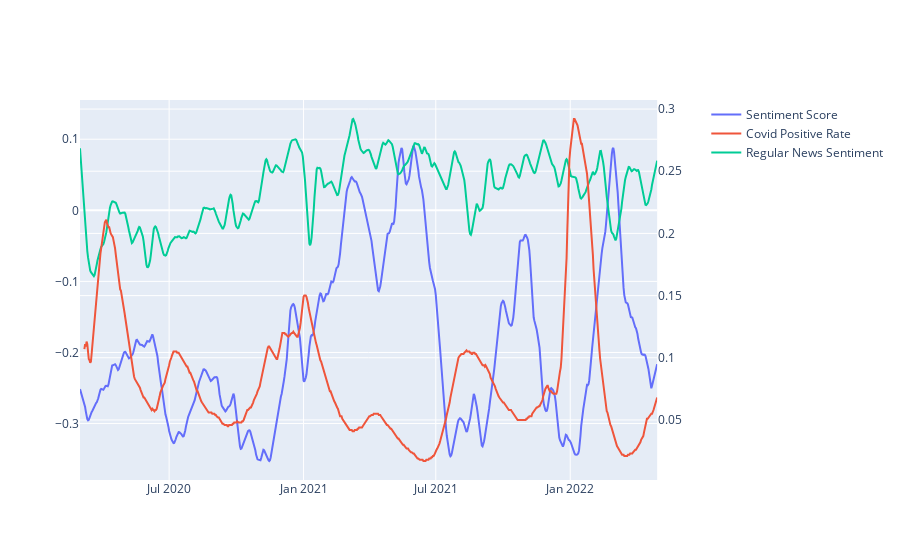

Notebook code cell kept with this figure:
### Code cell
fig = make_subplots(specs=[[{"secondary_y": True}]])

fig.add_trace(
    go.Scatter(x=df['date'], y=df['smoothed_prediction'], name="Sentiment Score"),
    secondary_y=False,
)

fig.add_trace(
    go.Scatter(x=df['date'], y=df['positive_rate'], name="Covid Positive Rate"),
    secondary_y=True, 
)

fig.add_trace(
    go.Scatter(x=regular_df['date'], y=regular_df['smoothed_prediction'] + 0.1, name="Regular News Sentiment"),
    secondary_y=False, 
)

### Figure 1 — Plotly figure (JSON) as saved in the notebook; plotly's stock layout.template omitted (floating-point values rounded to 4 significant figures; data arrays with more than 128 entries replaced by an {"elided": "..."} marker saying what was removed)
{"data": [{"name": "Sentiment Score", "type": "scatter", "x": {"elided": "791 str values"}, "xaxis": "x", "y": {"elided": "791 float values"}, "yaxis": "y"}, {"name": "Covid Positive Rate", "type": "scatter", "x": {"elided": "791 str values"}, "xaxis": "x", "y": {"elided": "791 float values"}, "yaxis": "y2"}, {"name": "Regular News Sentiment", "type": "scatter", "x": {"elided": "791 str values"}, "xaxis": "x", "y": {"elided": "791 float values"}, "yaxis": "y"}], "layout": {"xaxis": {"anchor": "y", "domain": [0, 0.94]}, "yaxis": {"anchor": "x", "domain": [0, 1]}, "yaxis2": {"anchor": "x", "overlaying": "y", "side": "right"}}}
